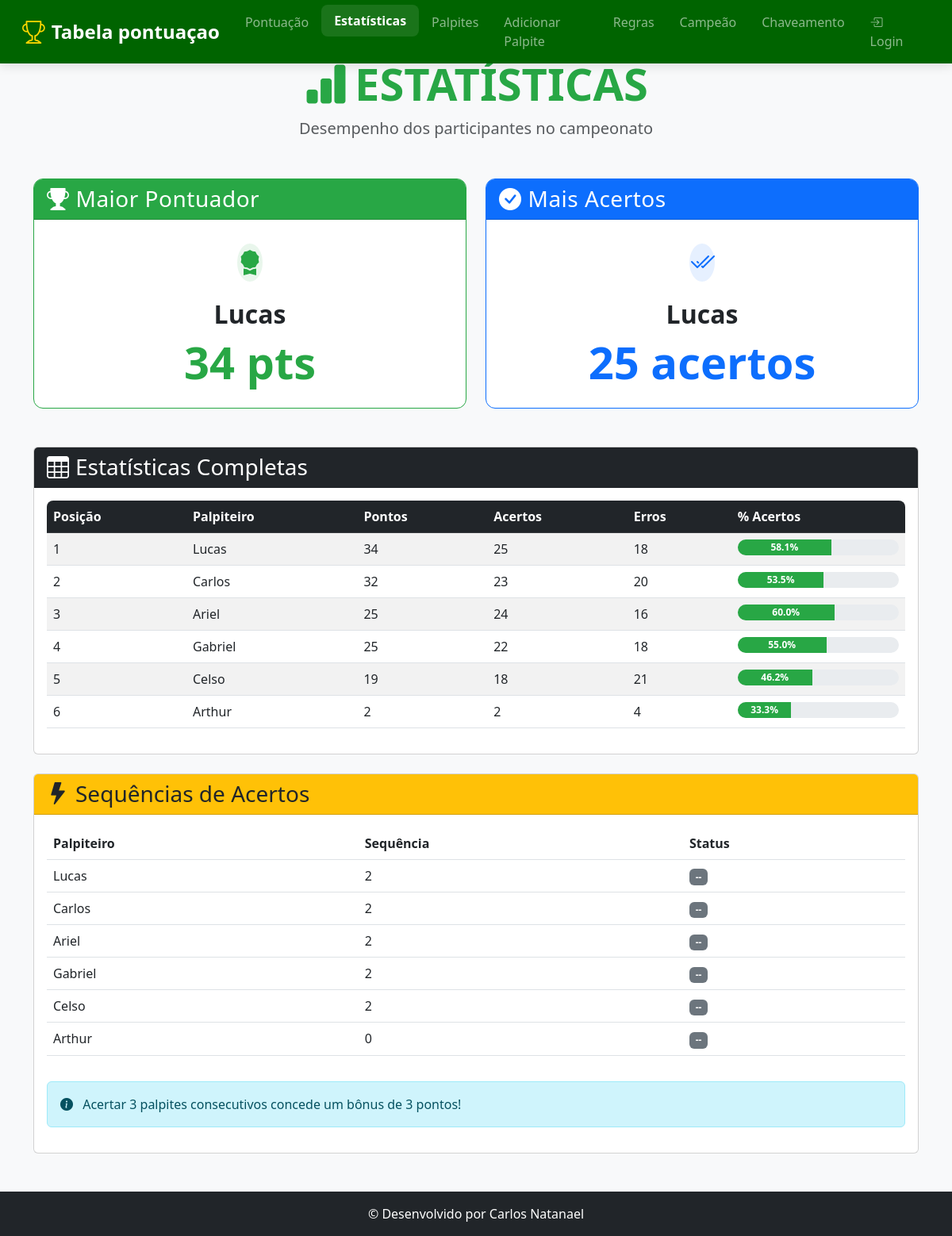
Page /estatisticas on the committed database.
### tables this page shows
CREATE TABLE pontuacao (
        id INTEGER PRIMARY KEY AUTOINCREMENT,
        posicao INTEGER,
        nome TEXT UNIQUE,
        pontos INTEGER DEFAULT 0,
        acertos INTEGER DEFAULT 0,
        erros INTEGER DEFAULT 0
    , pontos_bonus INTEGER DEFAULT 0);

### app.py (the view)
@app.route('/estatisticas')
def estatisticas():
    conn = get_db_connection()
    estatisticas_completas = conn.execute('''
        SELECT nome, pontos, acertos, erros,
               CASE WHEN (acertos + erros) = 0 THEN 0.0 ELSE ROUND((acertos * 100.0 / (acertos + erros)), 1) END as percentual_acertos
        FROM pontuacao ORDER BY pontos DESC, acertos DESC
    ''').fetchall()
    maior_pontuador = estatisticas_completas[0] if estatisticas_completas else None
    quem_acertou_mais = sorted(estatisticas_completas, key=lambda x: x['acertos'], reverse=True)[0] if estatisticas_completas else None
    rodada_atual_row = conn.execute("SELECT MAX(rodada) as rodada FROM palpites WHERE status != 'Pendente'").fetchone()
    rodada_atual_bonus = rodada_atual_row['rodada'] if rodada_atual_row and rodada_atual_row['rodada'] else 0
    sequencias_info = defaultdict(int)
    if rodada_atual_bonus > 0:
        palpites_rodada_atual = conn.execute("""
            SELECT p.nome, p.status, j.data_hora FROM palpites p
            JOIN jogos j ON p.game_id = j.id
            WHERE p.status != 'Pendente' AND p.rodada = ?
            ORDER BY p.nome, j.data_hora
        """, (rodada_atual_bonus,)).fetchall()
        for jogador in estatisticas_completas:
            nome = jogador['nome']
            palpites_do_jogador_na_rodada = [p for p in palpites_rodada_atual if p['nome'] == nome]
            sequencia_atual = 0
            for palpite in palpites_do_jogador_na_rodada:
                if "Erro" not in palpite['status']:
                    sequencia_atual += 1
                else:
                    sequencia_atual = 0
            sequencias_info[nome] = sequencia_atual
    sequencias_para_template = []
    for jogador in estatisticas_completas:
        nome = jogador['nome']
        max_streak = sequencias_info[nome]
        sequencias_para_template.append({
            'nome': nome,
            'sequencia': max_streak,
            'bonus': '🔥 Bônus Disponível!' if max_streak >= 3 else '--'
        })
    conn.close()
    print(f"\n[LOG - estatisticas]: Rodada atual para cálculo de bônus: {rodada_atual_bonus}")
    print(f"[LOG - estatisticas]: Estatísticas carregadas para {len(estatisticas_completas)} jogadores.\n")
    return render_template('estatisticas.html',
                           maior_pontuador=maior_pontuador,
                           quem_acertou_mais=quem_acertou_mais,
                           estatisticas_completas=estatisticas_completas,
                           sequencias=sequencias_para_template,
                           rodada_atual_bonus=rodada_atual_bonus)

### app.py (called while the page is built)
def get_db_connection():
    conn = sqlite3.connect('palpites.db')
    conn.row_factory = sqlite3.Row
    return conn

### templates/estatisticas.html (shortened to what this page needs)
<!DOCTYPE html>
<html lang="pt">
<head>
    <link href="https://cdn.jsdelivr.net/npm/bootstrap@5.3.0/dist/css/bootstrap.min.css" rel="stylesheet">
    <link rel="stylesheet" href="https://cdn.jsdelivr.net/npm/bootstrap-icons@1.10.0/font/bootstrap-icons.css">
    <link rel="stylesheet" href="{{ url_for('static', filename='esta.css') }}">
</head>
<body>
    <header>
        <nav class="navbar navbar-expand-lg navbar-dark fixed-top" style="background-color: #006400 !important;">
            <div class="container-fluid">
                <a class="navbar-brand d-flex align-items-center" href="{{ url_for('index') }}">
                    <i class="bi bi-trophy me-2"></i>
                    <span>Tabela pontuaçao</span>
                </a>
                <div class="collapse navbar-collapse" id="navbarNav">
                    <ul class="navbar-nav mx-auto">
                        <li class="nav-item"><a class="nav-link" href="{{ url_for('index') }}">Pontuação</a></li>
                        <li class="nav-item"><a class="nav-link active" href="{{ url_for('estatisticas') }}">Estatísticas</a></li>
                        <li class="nav-item"><a class="nav-link" href="{{ url_for('exibir_palpites') }}">Palpites</a></li>
                        <li class="nav-item"><a class="nav-link" href="{{ url_for('adicionar_palpites') }}">Adicionar Palpite</a></li>
                        <li class="nav-item"><a class="nav-link" href="{{ url_for('regra') }}">Regras</a></li>
                        <li class="nav-item"><a class="nav-link" href="{{ url_for('ver_palpites_campeao') }}">Campeão</a></li>
                        <li class="nav-item"><a class="nav-link" href="{{ url_for('chaveamento') }}">Chaveamento</a></li>
                    </ul>
                    <ul class="navbar-nav">
                        {% if session.logged_in %}
                        <li class="nav-item dropdown">
                            <a class="nav-link dropdown-toggle" href="#" id="navbarDropdownAdmin" role="button" data-bs-toggle="dropdown" aria-expanded="false">
                                <i class="bi bi-gear-fill me-1"></i>Admin
                            </a>
                            <ul class="dropdown-menu dropdown-menu-end" aria-labelledby="navbarDropdownAdmin">
                                <li><a class="dropdown-item" href="{{ url_for('admin_dashboard') }}">Painel Admin</a></li>
                                <li><hr class="dropdown-divider"></li>
                                <li><a class="dropdown-item" href="{{ url_for('logout') }}">Sair</a></li>
                            </ul>
                        </li>
                        {% else %}
                        <li class="nav-item">
                            <a class="nav-link" href="{{ url_for('login') }}">
                                <i class="bi bi-box-arrow-in-right me-1"></i>Login
                            </a>
                        </li>
                        {% endif %}
                    </ul>
                </div>
            </div>
        </nav>
    </header>
    <main class="container py-5 mt-4">
        <div class="text-center mb-5">
            <h1 class="display-4 fw-bold text-success">
                <i class="bi bi-bar-chart-fill me-2"></i>ESTATÍSTICAS
            </h1>
            <p class="lead text-muted">Desempenho dos participantes no campeonato</p>
        </div>
        <div class="row g-4 mb-5">
            <div class="col-md-6">
                <div class="card stat-card h-100 border-success">
                    <div class="card-header bg-success text-white">
                        <h3 class="card-title mb-0">
                            <i class="bi bi-trophy-fill me-2"></i>Maior Pontuador
                        </h3>
                    </div>
                    <div class="card-body text-center py-4">
                        {% if maior_pontuador %}
                        <div class="avatar-lg mb-3 mx-auto">
                            <div class="avatar-title bg-success bg-opacity-10 text-success rounded-circle fs-2">
                                <i class="bi bi-award-fill"></i>
                            </div>
                        </div>
                        <h2 class="fw-bold">{{ maior_pontuador.nome }}</h2>
                        <div class="display-4 fw-bold text-success">{{ maior_pontuador.pontos }} pts</div>
                        {% else %}
                        <div class="text-muted">Nenhum dado disponível</div>
                        {% endif %}
                    </div>
                </div>
            </div>
            <div class="col-md-6">
                <div class="card stat-card h-100 border-primary">
                    <div class="card-header bg-primary text-white">
                        <h3 class="card-title mb-0">
                            <i class="bi bi-check-circle-fill me-2"></i>Mais Acertos
                        </h3>
                    </div>
                    <div class="card-body text-center py-4">
                        {% if quem_acertou_mais %}
                        <div class="avatar-lg mb-3 mx-auto">
                            <div class="avatar-title bg-primary bg-opacity-10 text-primary rounded-circle fs-2">
                                <i class="bi bi-check2-all"></i>
                            </div>
                        </div>
                        <h2 class="fw-bold">{{ quem_acertou_mais.nome }}</h2>
                        <div class="display-4 fw-bold text-primary">{{ quem_acertou_mais.acertos }} acertos</div>
                        {% else %}
                        <div class="text-muted">Nenhum dado disponível</div>
                        {% endif %}
                    </div>
                </div>
            </div>
        </div>
        <div class="card mb-4">
            <div class="card-header bg-dark text-white">
                <h3 class="card-title mb-0">
                    <i class="bi bi-table me-2"></i>Estatísticas Completas
                </h3>
            </div>
            <div class="card-body">
                <div class="table-responsive">
                    <table class="table table-striped table-hover">
                        <thead class="table-dark">
                            <tr>
                                <th>Posição</th>
                                <th>Palpiteiro</th>
                                <th>Pontos</th>
                                <th>Acertos</th>
                                <th>Erros</th>
                                <th>% Acertos</th>
                            </tr>
                        </thead>
                        <tbody>
                            {% for estatistica in estatisticas_completas %}
                            <tr>
                                <td>{{ loop.index }}</td>
                                <td>{{ estatistica.nome }}</td>
                                <td>{{ estatistica.pontos }}</td>
                                <td>{{ estatistica.acertos }}</td>
                                <td>{{ estatistica.erros }}</td>
                                <td>
                                    <div class="progress" style="height: 20px;">
                                        <div class="progress-bar bg-success" style="width: {{ estatistica.percentual_acertos or 0 }}%">
                                            {{ estatistica.percentual_acertos or 0 }}%
                                        </div>
                                    </div>
                                </td>
                            </tr>
                            {% endfor %}
                        </tbody>
                    </table>
                </div>
            </div>
        </div>
        <div class="card">
            <div class="card-header bg-warning text-dark">
                <h3 class="card-title mb-0">
                    <i class="bi bi-lightning-fill me-2"></i>Sequências de Acertos
                </h3>
            </div>
            <div class="card-body">
                <div class="table-responsive">
                    <table class="table table-hover">
                        <thead>
                            <tr>
                                <th>Palpiteiro</th>
                                <th>Sequência</th>
                                <th>Status</th>
                            </tr>
                        </thead>
                        <tbody>
                            {% for seq in sequencias %}
                            <tr class="{{ 'table-success' if seq.sequencia >= 3 }}">
                                <td>{{ seq.nome }}</td>
                                <td>{{ seq.sequencia }}</td>
                                <td>
                                    {% if seq.sequencia >= 3 %}
                                    <span class="badge bg-warning text-dark pulse">{{ seq.bonus }}</span>
                                    {% else %}
                                    <span class="badge bg-secondary">{{ seq.bonus }}</span>
                                    {% endif %}
                                </td>
                            </tr>
                            {% endfor %}
                        </tbody>
                    </table>
                </div>
                <div class="alert alert-info mt-3">
                    <i class="bi bi-info-circle-fill me-2"></i>
                    Acertar 3 palpites consecutivos concede um bônus de 3 pontos!
                </div>
            </div>
        </div>
    </main>
    <footer class="bg-dark text-white py-3 mt-auto">
        <div class="container text-center">
            <p class="mb-0">© Desenvolvido por Carlos Natanael</p>
        </div>
    </footer>
</body>
</html>

### static/esta.css (style rules this page uses)
:root { --bs-success-rgb: 40, 167, 69; --bs-primary-rgb: 13, 110, 253; --bs-info-rgb: 23, 162, 184; --trophy-gold: #ffd700; }
body { background-color: #f8f9fa; font-family: 'Segoe UI', system-ui, -apple-system, sans-serif; }
.stat-card { transition: transform 0.3s ease, box-shadow 0.3s ease; border-radius: 0.75rem; overflow: hidden; }
.stat-card .card-header { font-weight: 600; letter-spacing: 0.5px; }
.avatar-lg { width: 60px; height: 60px; display: flex; align-items: center; justify-content: center; }
.table-responsive { border-radius: 0.5rem; overflow: hidden; }
.progress { border-radius: 10px; }
.progress-bar { font-size: 0.75rem; font-weight: 600; }
header { padding: 0; box-shadow: none; border-bottom: none; }
.navbar { background-color: var(--primary-color) !important; box-shadow: 0 4px 12px rgba(0, 0, 0, 0.1); padding: 0.5rem 1rem; }
.navbar-brand { font-weight: 700; font-size: 1.5rem; display: flex; align-items: center; }
.navbar-brand i { font-size: 1.8rem; color: var(--trophy-gold); }
.nav-link { font-weight: 500; padding: 0.5rem 1rem !important; transition: all 0.3s ease; border-radius: 0.5rem; }
.nav-link:hover, .nav-link.active { background-color: rgba(255, 255, 255, 0.1) !important; transform: translateY(-2px); }
.nav-link.active { font-weight: 600; }
main { padding-top: calc(var(--navbar-height) + 20px); flex: 1; }

### rows in the picture
pontuacao: nome "Lucas", pontos "34", acertos "25", erros "18", percentual_acertos "58.1", sequencia "2", bonus "--"
pontuacao: nome "Carlos", pontos "32", acertos "23", erros "20", percentual_acertos "53.5", sequencia "2", bonus "--"
pontuacao: nome "Ariel", pontos "25", acertos "24", erros "16", percentual_acertos "60.0", sequencia "2", bonus "--"
pontuacao: nome "Gabriel", pontos "25", acertos "22", erros "18", percentual_acertos "55.0", sequencia "2", bonus "--"
pontuacao: nome "Celso", pontos "19", acertos "18", erros "21", percentual_acertos "46.2", sequencia "2", bonus "--"
pontuacao: nome "Arthur", pontos "2", acertos "2", erros "4", percentual_acertos "33.3", sequencia "0", bonus "--"
